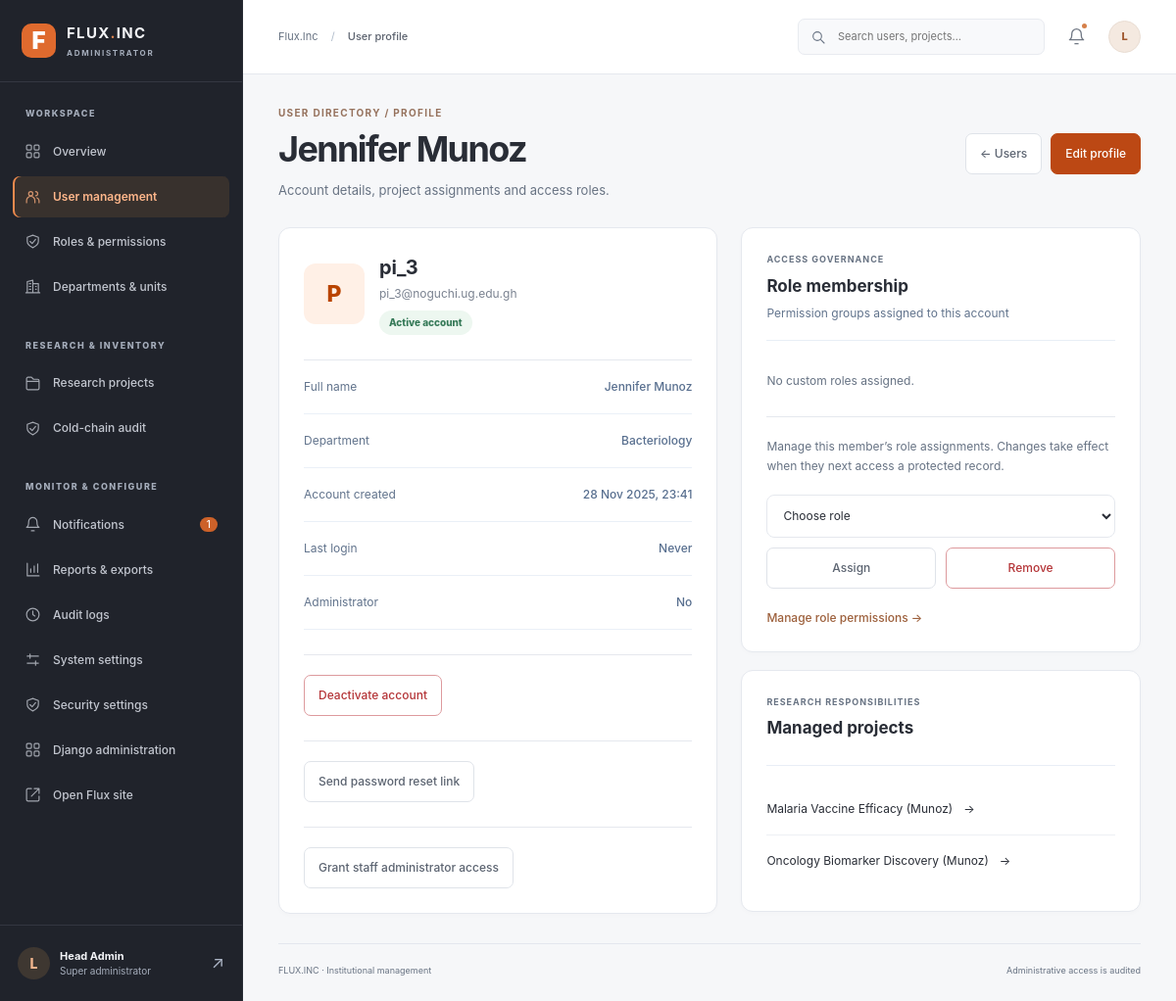
Screenshot of /control/users/4/ (signed in) with the database file from the repository.
### inventory/models.py (models this page shows, shortened)
class UserProfile(models.Model):
    user = models.OneToOneField(
            User,
            on_delete=models.CASCADE,
            related_name='profile'
    )
    managed_projects = models.ManyToManyField(
            Project,
            related_name='managing_users',
            blank=True
    )
    department = models.CharField(max_length=100, blank=True)
    phone_number = models.CharField(max_length=20, blank=True)
    bio = models.CharField(max_length=500, blank=True)
    profile_picture = models.ImageField(
        upload_to=profile_picture_upload_path,
        blank=True,
        validators=[validate_profile_picture_size],
    )
    time_zone = models.CharField(max_length=64, default='UTC')
    has_seen_product_tour = models.BooleanField(default=False)
    product_tour_completed_at = models.DateTimeField(null=True, blank=True)
    created_at = models.DateTimeField(auto_now_add=True)
    updated_at = models.DateTimeField(auto_now=True)
    class Meta:
        verbose_name = 'User Profile'
        verbose_name_plural = 'User Profiles'

class Project(models.Model):
    name = models.CharField(max_length=255, unique=True)
    project_manager = models.ForeignKey(
            User,
            on_delete=models.CASCADE,
            related_name='managed_projects',
            null=True,
            blank=True
    )
    project_editors = models.ManyToManyField(
            User,
            related_name='edited_projects',
            blank=True
    )
    project_members = models.ManyToManyField(
            User,
            related_name='member_projects',
            blank=True
    )
    created_at = models.DateTimeField(auto_now_add=True)
    updated_at = models.DateTimeField(auto_now=True)
    is_active = models.BooleanField(default=True)
    low_stock_morning_time = models.TimeField(default=time(6, 0))
    low_stock_evening_time = models.TimeField(default=time(19, 0))
    class Meta:
        ordering = ['name']
        verbose_name = 'Project'
        verbose_name_plural = 'Projects'

### control/views.py (the view)
# urls.py: path('users/<int:pk>/', views.user_detail, name='user_detail'),
@protected('auth.view_user')
def user_detail(request, pk):
    person = get_object_or_404(User.objects.select_related('profile').prefetch_related('groups'), pk=pk)
    managed = Project.objects.filter(project_manager=person)
    return template(request, 'user_detail', page_title='User profile', person=person, managed=managed,
                    can_edit=has(request, 'auth.change_user') and (not person.is_staff or request.user.is_superuser),
                    all_groups=Group.objects.order_by('name') if request.user.is_superuser else [])

### control/templates/control/user_detail.html
{% extends 'control/base.html' %}{% block content %}
<div class="page-head">
<div>
<span class="eyebrow">USER DIRECTORY / PROFILE</span>
<h1>{{ person.get_full_name|default:person.username }}</h1>
<p>Account details, project assignments and access roles.</p>
</div>
<div class="head-actions">
<a href="{% url 'control:users' %}" class="button secondary">← Users</a>{% if can_edit %}<a href="{% url 'control:user_edit' person.pk %}" class="button primary">Edit profile</a>{% endif %}</div>
</div>
<div class="member-detail-layout">
<section class="panel detail-panel member-details">
<div class="identity-heading">
<span class="large-avatar">{{ person.username|slice:':1'|upper }}</span>
<div>
<h2>{{ person.username }}</h2>
<p>{{ person.email }}</p>{% if person.is_active %}<span class="status success">Active account</span>{% else %}<span class="status neutral">Inactive account</span>{% endif %}</div>
</div>
<dl class="details-list">
<div>
<dt>Full name</dt>
<dd>{{ person.get_full_name|default:'—' }}</dd>
</div>
<div>
<dt>Department</dt>
<dd>{{ person.profile.department|default:'—' }}</dd>
</div>
<div>
<dt>Account created</dt>
<dd>{{ person.date_joined|date:'d M Y, H:i' }}</dd>
</div>
<div>
<dt>Last login</dt>
<dd>{{ person.last_login|date:'d M Y, H:i'|default:'Never' }}</dd>
</div>
<div>
<dt>Administrator</dt>
<dd>{% if person.is_superuser %}Super administrator{% elif person.is_staff %}Staff administrator{% else %}No{% endif %}</dd>
</div>
</dl>{% if can_edit and person.pk != request.user.pk %}<div class="action-divider">
<form method="post" action="{% url 'control:user_status' person.pk %}" data-confirm="Confirm this account status change?">{% csrf_token %}{% if person.is_active %}<button class="button danger-outline" name="action" value="deactivate">Deactivate account</button>{% else %}<button class="button secondary" name="action" value="activate">Activate account</button>{% endif %}</form>
</div>{% endif %}
{% if can_edit and person.email %}<div class="action-divider">
<form action="{% url 'control:request_password_reset' person.pk %}" method="post" data-confirm="Send a secure password reset email to this user's registered address?">{% csrf_token %}<button type="submit" class="button secondary">Send password reset link</button>
</form>
</div>{% endif %}
{% if request.user.is_superuser and not person.is_superuser and person.pk != request.user.pk %}<div class="action-divider">
<form action="{% url 'control:user_staff_access' person.pk %}" method="post" data-confirm="Confirm this administrator eligibility change?">{% csrf_token %}{% if person.is_staff %}<button type="submit" name="action" value="revoke" class="button danger-outline">Revoke staff administrator access</button>{% else %}<button type="submit" name="action" value="grant" class="button secondary">Grant staff administrator access</button>{% endif %}</form>
</div>{% endif %}
</section>
<div class="stack">
<section class="panel detail-panel">
<div class="detail-section-heading">
<span class="panel-kicker">ACCESS GOVERNANCE</span>
<h2>Role membership</h2>
<p>Permission groups assigned to this account</p>
</div>
<div class="pill-list">{% for group in person.groups.all %}<span class="tag">{{ group.name }}</span>{% empty %}<span class="subtle">No custom roles assigned.</span>{% endfor %}</div>{% if request.user.is_superuser %}<div class="action-divider">
<p class="subtle">Manage this member’s role assignments. Changes take effect when they next access a protected record.</p>
<form method="post" action="{% url 'control:assign_role' person.pk %}" class="role-assignment-form">{% csrf_token %}<label class="sr-only" for="assign-group">Select role</label>
<select class="field-control" name="group" id="assign-group" required>
<option value="">Choose role</option>{% for group in all_groups %}<option value="{{ group.pk }}">{{ group.name }}</option>{% endfor %}</select>
<button class="button secondary" name="action" value="add" type="submit">Assign</button>
<button class="button danger-outline" name="action" value="remove" type="submit">Remove</button>
</form>
<a class="inline-link" href="{% url 'control:roles' %}">Manage role permissions →</a>
</div>{% endif %}</section>
<section class="panel detail-panel">
<div class="detail-section-heading">
<span class="panel-kicker">RESEARCH RESPONSIBILITIES</span>
<h2>Managed projects</h2>
</div>{% for project in managed %}{% if perms.inventory.view_project %}<a class="project-row" href="{% url 'admin:inventory_project_change' project.pk %}">{{ project.name }} <span>→</span>
</a>{% else %}<p class="subtle">{{ project.name }}</p>{% endif %}{% empty %}<p class="subtle">This user does not manage any projects.</p>{% endfor %}</section>
</div>
</div>
{% endblock %}

### control/templates/control/base.html (shortened to what this page needs)
{% load static %}<!doctype html>
<html lang="en">
<head>
<link rel="stylesheet" href="{% static 'control/portal.css' %}?v=3">
<link rel="stylesheet" href="{% static 'control/portal_refined.css' %}?v=4">
<link rel="stylesheet" href="{% static 'control/portal_components.css' %}?v=2">
</head>
<body class="control-workspace">
<div class="app-frame">
<aside class="sidebar" id="navigation" aria-label="Administration navigation">
 <div class="brand">
<a href="{% url 'control:overview' %}" aria-label="Flux admin home">
<span class="brand-icon">F</span>
<span>
<strong>FLUX<span class="brand-dot">.</span>INC</strong>
<small>ADMINISTRATOR</small>
</span>
</a>
</div>
 <nav class="side-links">
 <span class="nav-label">WORKSPACE</span>
 <a class="nav-link {% if section == 'overview' %}selected{% endif %}" href="{% url 'control:overview' %}">
<svg class="nav-icon ui-icon" aria-hidden="true">
<use href="#i-grid"/>
</svg> Overview</a>
 {% if perms.auth.view_user %}<a class="nav-link {% if section == 'users' or section == 'user_detail' or section == 'user_form' %}selected{% endif %}" href="{% url 'control:users' %}">
<svg class="nav-icon ui-icon" aria-hidden="true">
<use href="#i-users"/>
</svg> User management</a>{% endif %}
 {% if perms.auth.view_group %}<a class="nav-link {% if section == 'roles' or section == 'role_form' %}selected{% endif %}" href="{% url 'control:roles' %}">
<svg class="nav-icon ui-icon" aria-hidden="true">
<use href="#i-shield"/>
</svg> Roles & permissions</a>{% endif %}
 {% if perms.control.view_department %}<a class="nav-link {% if section == 'departments' or section == 'department_form' %}selected{% endif %}" href="{% url 'control:departments' %}">
<svg class="nav-icon ui-icon" aria-hidden="true">
<use href="#i-building"/>
</svg> Departments & units</a>{% endif %}
 {% if perms.inventory.view_project %}<span class="nav-label spaced">RESEARCH & INVENTORY</span>
<a class="nav-link" href="{% url 'admin:inventory_project_changelist' %}">
<svg class="nav-icon ui-icon" aria-hidden="true">
<use href="#i-folder"/>
</svg> Research projects</a>{% endif %}
 {% if perms.inventory.view_project %}<a class="nav-link {% if section == 'cold_chain_audit' %}selected{% endif %}" href="{% url 'control:cold_chain_audit' %}">
<svg class="nav-icon ui-icon" aria-hidden="true">
<use href="#i-shield"/>
</svg> Cold-chain audit</a>{% endif %}
 <span class="nav-label spaced">MONITOR & CONFIGURE</span>
 <a class="nav-link {% if section == 'notifications' %}selected{% endif %}" href="{% url 'control:notifications' %}">
<svg class="nav-icon ui-icon" aria-hidden="true">
<use href="#i-bell"/>
</svg> Notifications{% if unread_count %}<span class="nav-count">{{ unread_count }}</span>{% endif %}</a>
 <a class="nav-link {% if section == 'reports' or section == 'report_error' %}selected{% endif %}" href="{% url 'control:reports' %}">
<svg class="nav-icon ui-icon" aria-hidden="true">
<use href="#i-chart"/>
</svg> Reports & exports</a>
 {% if perms.control.view_adminaudit %}<a class="nav-link {% if section == 'audit_logs' %}selected{% endif %}" href="{% url 'control:audit' %}">
<svg class="nav-icon ui-icon" aria-hidden="true">
<use href="#i-clock"/>
</svg> Audit logs</a>{% endif %}
 {% if perms.control.view_portalsettings %}<a class="nav-link {% if section == 'settings' %}selected{% endif %}" href="{% url 'control:settings' %}">
<svg class="nav-icon ui-icon" aria-hidden="true">
<use href="#i-settings"/>
</svg> System settings</a>{% endif %}
 {% if request.user.is_superuser %}<a class="nav-link {% if section == 'security' %}selected{% endif %}" href="{% url 'control:security' %}">
<svg class="nav-icon ui-icon" aria-hidden="true">
<use href="#i-shield"/>
</svg> Security settings</a>{% endif %}
 <a class="nav-link" href="{% url 'admin:index' %}">
<svg class="nav-icon ui-icon" aria-hidden="true">
<use href="#i-grid"/>
</svg> Django administration</a>
 <a class="nav-link" href="{% url 'home' %}">
<svg class="nav-icon ui-icon" aria-hidden="true">
<use href="#i-external"/>
</svg> Open Flux site</a>
 </nav>
 <div class="sidebar-foot">
<div class="sidebar-avatar">{{ request.user.username|first|upper }}</div>
<div class="sidebar-identity">
<strong>{{ request.user.get_full_name|default:request.user.username|truncatechars:25 }}</strong>
<small>{% if request.user.is_superuser %}Super administrator{% else %}Administrator{% endif %}</small>
</div>
<a href="{% url 'control:profile' %}" class="sidebar-profile" title="Profile" aria-label="My profile">↗</a>
</div>
</aside>
<div class="workspace">
<header class="topbar">
<div class="topbar-left">
<span class="breadcrumb">{{ portal_name }} <span>/</span> <strong>{{ page_title }}</strong>
</span>
</div>
<div class="topbar-right">
<form class="global-search" action="{% url 'control:search' %}" method="get" role="search">
<svg class="ui-icon" aria-hidden="true">
<use href="#i-search"/>
</svg>
<input id="global-q" name="q" placeholder="Search users, projects…" value="{{ query|default:'' }}">
</form>
<a class="icon-button notification-button" href="{% url 'control:notifications' %}" aria-label="Notifications">
<svg class="ui-icon" aria-hidden="true">
<use href="#i-bell"/>
</svg>{% if unread_count %}<i>
</i>{% endif %}</a>
<a class="top-avatar" href="{% url 'control:profile' %}" aria-label="Open profile">{{ request.user.username|first|upper }}</a>
</div>
</header>
<main id="main" class="main-area" tabindex="-1">
 {% block content %}{% endblock %}
 <footer class="main-footer">
<span>FLUX.INC · Institutional management</span>
<span>Administrative access is audited</span>
</footer>
</main>
</div>
</div>
</body>
</html>

### rows the page displays
Project: name "Malaria Vaccine Efficacy (Munoz)"
Project: name "Oncology Biomarker Discovery (Munoz)"

### other values shown
{{ unread_count }} "1"
{{ request.user.username|first|upper }} "L"
{{ portal_name }} "Flux.Inc"
{{ page_title }} "User profile"
{{ person.get_full_name|default:person.username }} "Jennifer Munoz"
{{ person.username|slice:':1'|upper }} "P"
{{ person.username }} "pi_3"
{{ person.email }} "pi_3@noguchi.ug.edu.gh"
{{ person.get_full_name|default:'—' }} "Jennifer Munoz"
{{ person.profile.department|default:'—' }} "Bacteriology"
{{ person.date_joined|date:'d M Y, H:i' }} "28 Nov 2025, 23:41"
{{ person.last_login|date:'d M Y, H:i'|default:'Never' }} "Never"
